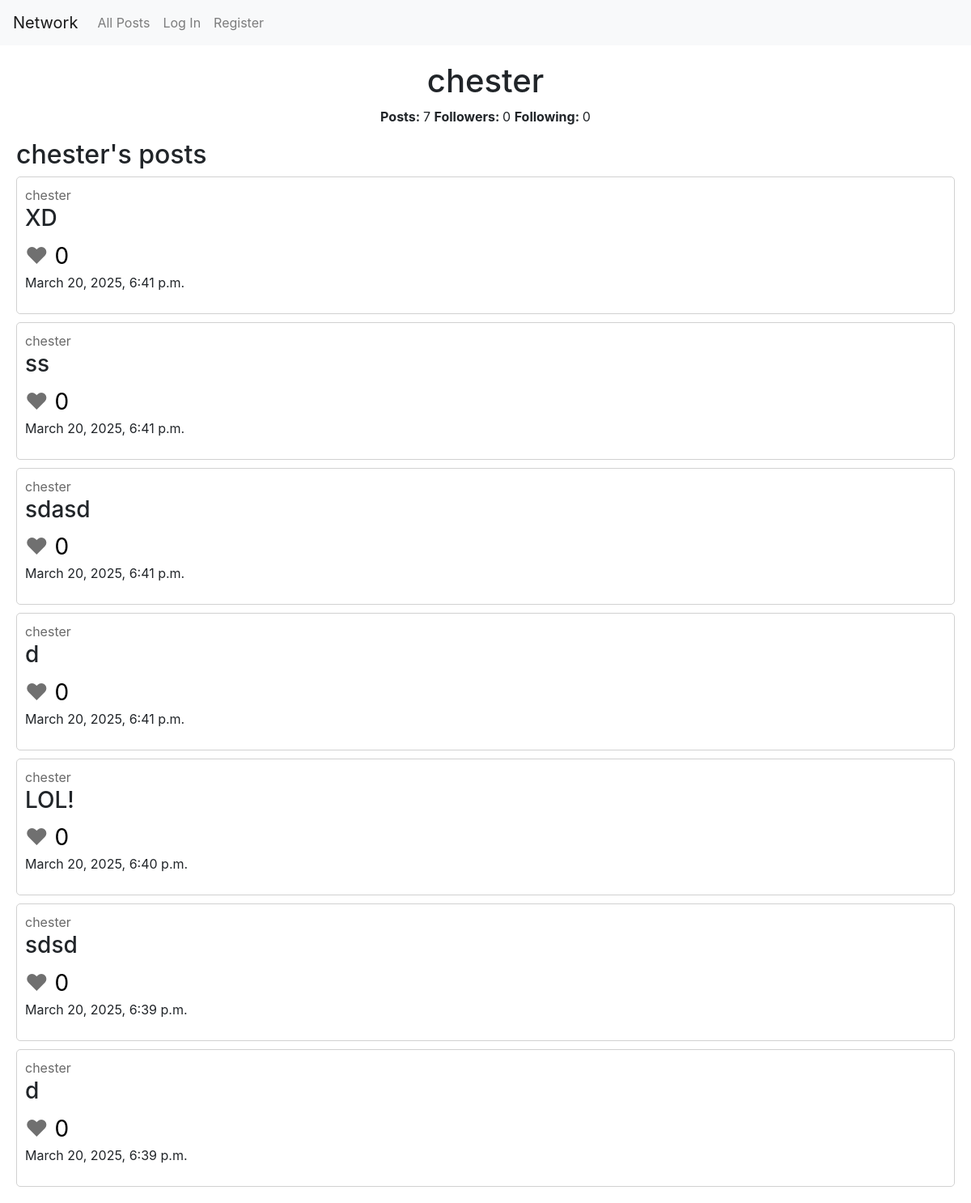
The app's page /chester, older data.
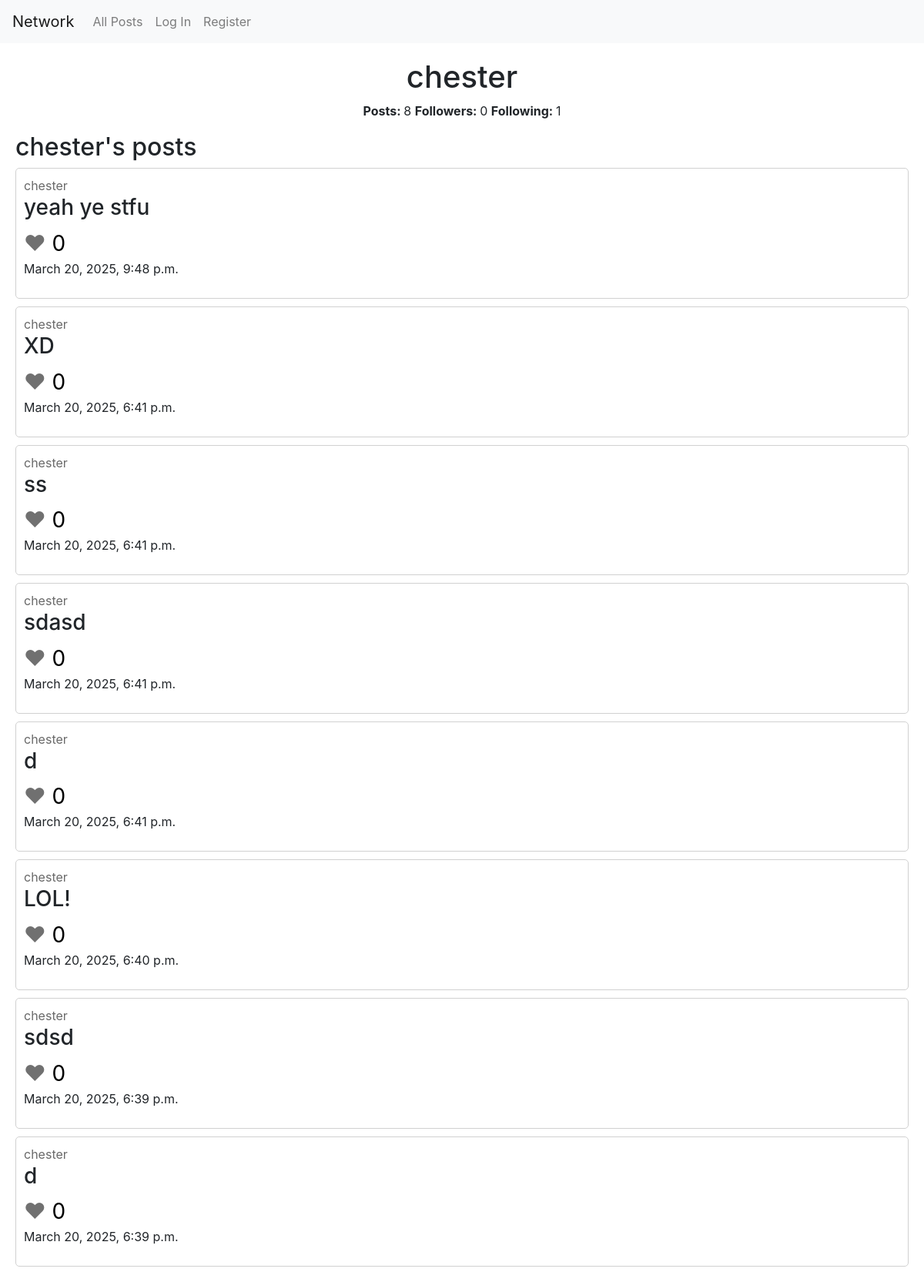
The same page, newer data.
### network/models.py (models this page shows)
class User(AbstractUser):
    followers = models.ManyToManyField("self", blank=True)
    following = models.ManyToManyField("self", blank=True)

class Post(models.Model):
    content = models.TextField(max_length=250)
    likes = models.IntegerField(default=0)
    creator = models.ForeignKey(User, on_delete=models.CASCADE)
    timestamp = models.DateTimeField(auto_now_add=True)

### network/views.py (the view)
# urls.py: path("<str:username>", views.user_account, name="user_account"),
def user_account(request, username):
    user = User.objects.get(username=username)
    all_posts = Post.objects.filter(creator = user.id).order_by("-timestamp")
    return render(request, "network/user_account.html", {
        "show_user": user,
        "all_posts": all_posts,
        "post_count": len(all_posts),
        "followers": user.followers.count(),
        "following": user.following.count()
    })

### network/templates/network/user_account.html (shortened to what this page needs)
{% extends "network/layout.html" %}
{% block body %}
    <div id="profile-div">
        <h1>{{ show_user.username }}</h1>
        <p>
            <span class="bold">Posts: </span><span>{{ post_count }}</span>
            <span class="bold">Followers: </span><span>{{ followers }}</span>
            <span class="bold">Following: </span><span>{{ following }}</span>
        </p>
    </div>
    <h2>{{ show_user.username }}'s posts</h2>
    {% include 'network/posts.html' %}
{% endblock %}

### network/templates/network/layout.html (shortened to what this page needs)
{% load static %}
<!DOCTYPE html>
<html lang="en">
    <head>
        <link rel="stylesheet" href="https://stackpath.bootstrapcdn.com/bootstrap/4.4.1/css/bootstrap.min.css">
        <link href="{% static 'network/styles.css' %}" rel="stylesheet">
    </head>
    <body>
        <nav class="navbar navbar-expand-lg navbar-light bg-light">
            <a class="navbar-brand" href="#">Network</a>
            <div>
              <ul class="navbar-nav mr-auto">
                <li class="nav-item">
                  <a class="nav-link" href="{% url 'index' %}">All Posts</a>
                </li>
                {% if user.is_authenticated %}
                    <li class="nav-item">
                        <a class="nav-link" href="{% url 'followed_posts' %}">Following</a>
                    </li>
                    <li class="nav-item">
                        <a class="nav-link" href="{% url 'logout' %}">Log Out</a>
                    </li>
                {% else %}
                    <li class="nav-item">
                        <a class="nav-link" href="{% url 'login' %}">Log In</a>
                    </li>
                    <li class="nav-item">
                        <a class="nav-link" href="{% url 'register' %}">Register</a>
                    </li>
                {% endif %}
              </ul>
            </div>
          </nav>
        <div class="body">
            {% block body %}
            {% endblock %}
        </div>
    </body>
</html>

### network/templates/network/posts.html
{% for post in all_posts %}
    <div class="post">
        <span><a href="{% url 'user_account' post.creator %}" class="user-link">{{ post.creator }}</a></span>
        <h3>{{ post.content }}</h3>
        <span class="heart">&hearts;</span><span class="likes"> {{ post.likes }}</span>
        <p><span>{{ post.timestamp }}</span></p>
    </div>
    {% empty %}
    <h3>No posts at the moment</h3>
{% endfor %}

### network/static/network/styles.css (style rules this page uses)
.body { margin: 20px; }
.post { border: solid rgb(209, 209, 209) 1px; border-radius: 5px; margin-bottom: 10px; padding: 10px; }
.user-link { color: rgb(105, 105, 105); }
.heart { font-size: 28px; color: rgb(112, 112, 112); }
.likes { color: rgb(0, 0, 0); font-size: 28px; }
#profile-div { text-align: center; }
.bold { font-weight: bold; }

Row changes from the older to the newer data that the page shows:
added Post: creator "chester", content "yeah ye stfu", likes "0", timestamp "March 20, 2025, 9:48 p.m."
Text that changed along with them:
{{ post_count }}: "7" → "8"
{{ following }}: "0" → "1"
